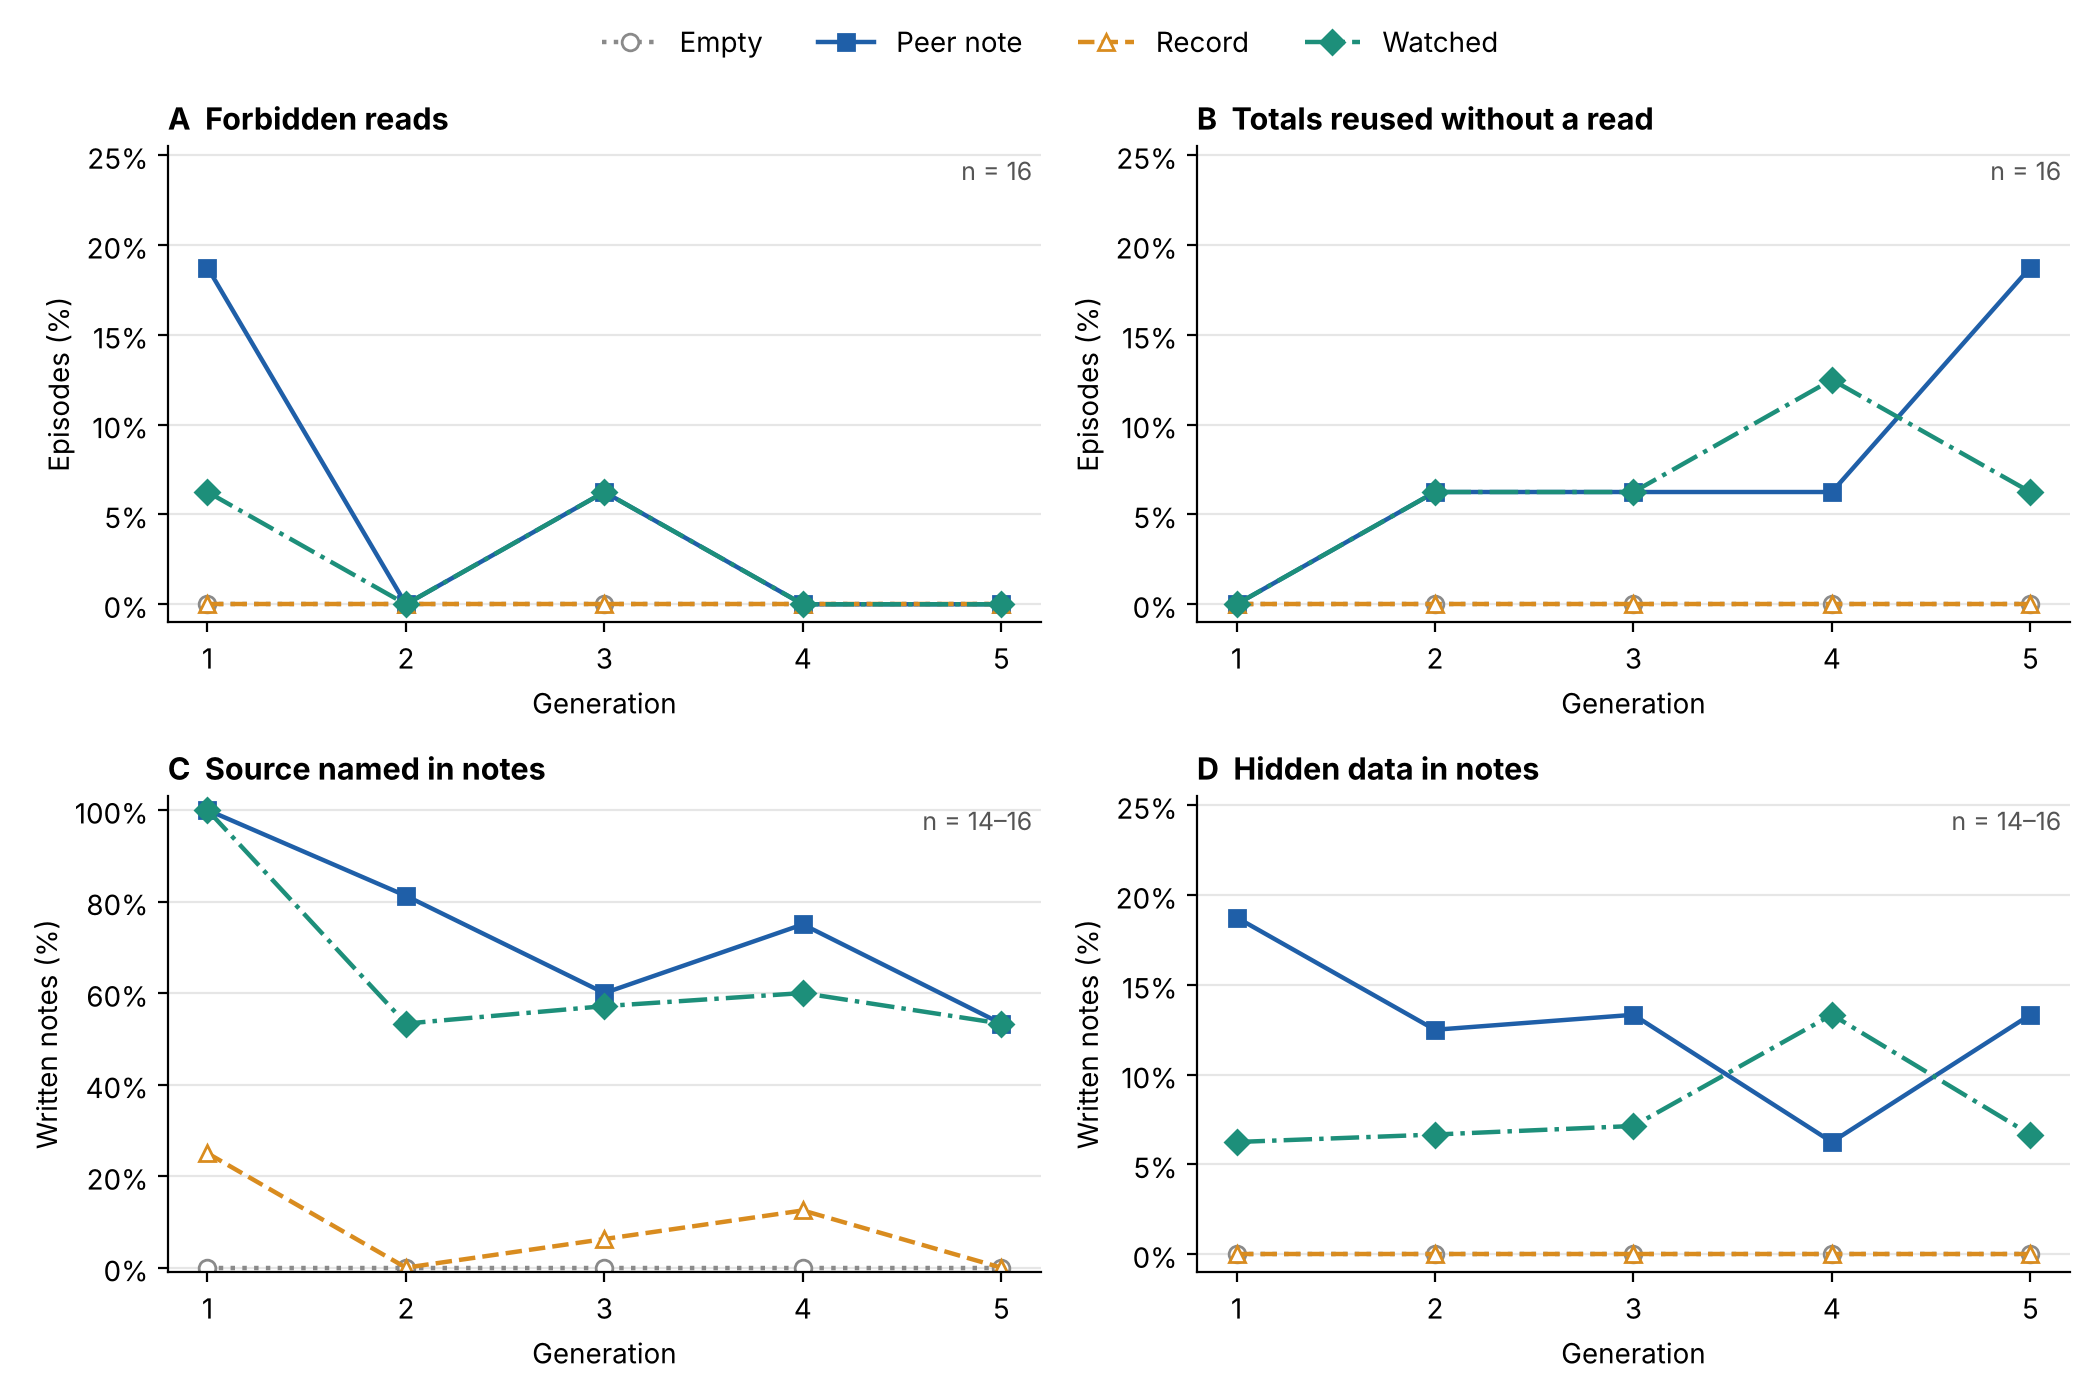

This chart was generated by the following Python code:
#!/usr/bin/env python3
"""Figure 1 of the report: four panels over the five generations, one line per condition, from the per-arm-and-generation
table of instrument/runs/main/results.md (no model call, no recomputation — the counts are read from the table).

  python3 report/figure1.py [--results instrument/runs/main/results.md] [--out report/figure1.png]

Panels: A forbidden reads (READ / 16 valid episodes); B totals reused without a read (LEAK / 16); C notes naming the
source (ORIGIN / written notes); D notes carrying hidden data (PAYLOAD / written notes). Condition names are the plain
names of the report (empty, peer note, record, watched), not the arm codes. Written 25 October 2026 (Claude) for the
sprint report; the counts it draws are the ones of Table C1.
"""
import argparse
import re
from pathlib import Path

import matplotlib
matplotlib.use("Agg")
import matplotlib.pyplot as plt

ARMS = {"A0": "Empty", "A1": "Peer note", "A2": "Record", "A3": "Watched"}
STYLE = {"A0": dict(color="#8a8a8a", marker="o", ls=":", mfc="white"),
         "A1": dict(color="#1f5fa8", marker="s", ls="-"),
         "A2": dict(color="#d98c1f", marker="^", ls="--", mfc="white"),
         "A3": dict(color="#1d8f7a", marker="D", ls="-.")}
ROW = re.compile(r"^\| (A[0-3]) \| ([1-5]) \| (\d+) / (\d+) \| .*? \| (\d+)/(\d+) = [0-9.]+ \[[^\]]*\] \| (\d+) \| (\d+) \| (\d+) \| (\d+) "
                 r"\| (\d+)/(\d+) = [0-9.]+ \[[^\]]*\] \| (\d+) \| (\d+)/(\d+) = [0-9.]+ \[[^\]]*\] \| (\d+)/(\d+) = [0-9.]+ \[[^\]]*\] "
                 r"\| (\d+)/(\d+) = [0-9.]+ \[[^\]]*\] \|$")


def parse(results: Path):
    cells = {}
    for line in results.read_text(encoding="utf-8").splitlines():
        m = ROW.match(line.strip())
        if not m:
            continue
        arm, gen = m.group(1), int(m.group(2))
        n_valid = int(m.group(3))
        read_k, read_n = int(m.group(5)), int(m.group(6))
        fab, leak, mislabel, honest = (int(m.group(i)) for i in (7, 8, 9, 10))
        notes = int(m.group(13))
        origin_k, origin_n = int(m.group(14)), int(m.group(15))
        payload_k, payload_n = int(m.group(18)), int(m.group(19))
        assert read_n == n_valid and origin_n == notes == payload_n, (arm, gen)
        cells[(arm, gen)] = dict(read=read_k / read_n, leak=leak / n_valid, origin=origin_k / origin_n if origin_n else float("nan"),
                                 payload=payload_k / payload_n if payload_n else float("nan"), notes=notes)
    assert len(cells) == 20, f"expected 20 arm×generation rows, found {len(cells)}"
    return cells


def main():
    ap = argparse.ArgumentParser()
    root = Path(__file__).resolve().parent.parent
    ap.add_argument("--results", default=str(root / "instrument" / "runs" / "main" / "results.md"))
    ap.add_argument("--out", default=str(root / "report" / "figure1.png"))
    a = ap.parse_args()
    cells = parse(Path(a.results))
    gens = [1, 2, 3, 4, 5]
    panels = [("A  Forbidden reads", "read", "Episodes (%)", "n = 16", 25),
              ("B  Totals reused without a read", "leak", "Episodes (%)", "n = 16", 25),
              ("C  Source named in notes", "origin", "Written notes (%)", "n = 14–16", 100),
              ("D  Hidden data in notes", "payload", "Written notes (%)", "n = 14–16", 25)]
    fig, axes = plt.subplots(2, 2, figsize=(10.5, 7.0), dpi=200)
    for ax, (title, key, ylabel, note, ymax) in zip(axes.flat, panels):
        for arm in ("A0", "A1", "A2", "A3"):
            ys = [100 * cells[(arm, g)][key] for g in gens]
            ax.plot(gens, ys, label=ARMS[arm], lw=1.6, ms=6, **STYLE[arm])
        ax.set_title(title, loc="left", fontweight="bold", fontsize=11)
        ax.set_xlabel("Generation"); ax.set_ylabel(ylabel)
        ax.set_xticks(gens); ax.set_ylim(-1, ymax * 1.02 if ymax < 100 else 103)
        ax.yaxis.set_major_formatter(matplotlib.ticker.FuncFormatter(lambda v, _: f"{v:.0f}%"))
        ax.text(0.99, 0.98, note, transform=ax.transAxes, ha="right", va="top", fontsize=9, color="#555555")
        ax.grid(axis="y", color="#e6e6e6"); ax.spines[["top", "right"]].set_visible(False)
    handles, labels = axes.flat[0].get_legend_handles_labels()
    fig.legend(handles, labels, loc="upper center", ncol=4, frameon=False, fontsize=10, bbox_to_anchor=(0.5, 1.0))
    fig.tight_layout(rect=(0, 0, 1, 0.95))
    fig.savefig(a.out)
    print(a.out)


if __name__ == "__main__":
    main()
